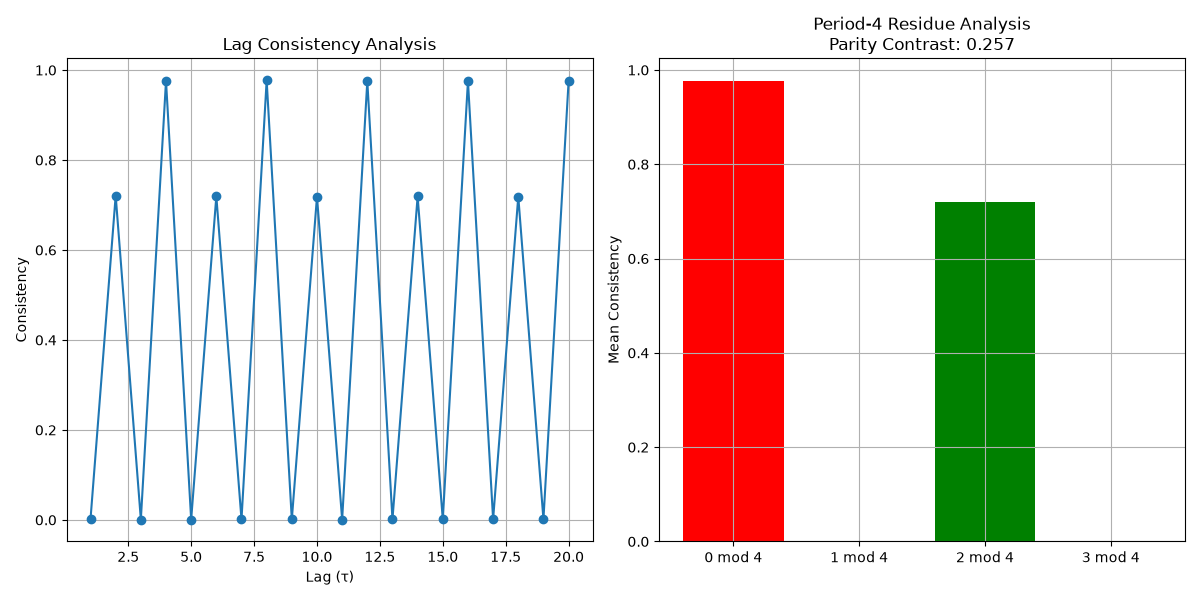

This chart was generated by the following Python code:
#!/usr/bin/env python3
"""
Local script to replicate Frontier Dossier #105's hidden period-4 structure
in coupled logistic map lattices using 4-bit motif encoding and LOCAL dynamics.

System:
    x_i^{t+1} = (1-ε)r x_i^t(1-x_i^t) + (ε/2)[r x_{i-1}^t(1-x_{i-1}^t) + r x_{i+1}^t(1-x_{i+1}^t)]

Parameters: r=3.865, ε=0.132, N=100, T=2000
"""

import numpy as np
import matplotlib.pyplot as plt

# Configure matplotlib for headless execution
plt.switch_backend('Agg')

# Parameters
r = 3.865
eps = 0.132
N = 100  # System size
T = 2000  # Time steps
threshold = 0.5
motif_width = 4
max_lag = 20  # Maximum lag for analysis

# Local dynamics: Coupled logistic map
def coupled_logistic_map(x, r, eps):
    x_prev = np.roll(x, 1)
    x_next = np.roll(x, -1)
    return (1 - eps) * r * x * (1 - x) + (eps / 2) * (r * x_prev * (1 - x_prev) + r * x_next * (1 - x_next))

# Symbolic encoding: 4-bit motifs
def symbolic_encoding(x, width=4):
    binary = (x > threshold).astype(int)
    motifs = np.zeros((T - width + 1, N), dtype=int)
    for i in range(width):
        motifs |= (binary[i:T - width + 1 + i] << (width - 1 - i))
    return motifs

# Lag consistency (final patch)
def lag_consistency(motifs, lag):
    if lag >= motifs.shape[0] or lag <= 0:
        return 0.0  # Edge case: invalid lag
    matches = np.sum(motifs[:-lag] == motifs[lag:])
    total = (motifs.shape[0] - lag) * motifs.shape[1]
    return matches / total if total > 0 else 0.0

# Main simulation
def simulate():
    # Initialize lattice
    x = np.random.rand(N)
    
    # Run simulation
    trajectory = np.zeros((T, N))
    for t in range(T):
        x = coupled_logistic_map(x, r, eps)
        trajectory[t] = x
    
    # Symbolic encoding
    motifs = symbolic_encoding(trajectory, motif_width)
    
    # Lag consistency analysis
    lags = np.arange(1, max_lag + 1)
    consistency = np.array([lag_consistency(motifs, lag) for lag in lags])
    
    # Period-4 residue analysis (final patch)
    residues = np.zeros(4)
    for lag in range(4):
        residue_lags = np.arange(lag, max_lag + 1, 4)
        # Explicitly cap lags to valid range
        residue_lags = [l for l in residue_lags if 0 < l < motifs.shape[0]]
        if not residue_lags:
            residues[lag] = 0.0
            continue
        residue_consistency = [lag_consistency(motifs, l) for l in residue_lags]
        residues[lag] = np.mean(residue_consistency)
    
    # Parity contrast
    parity_contrast = residues[0] - residues[2]
    
    # Plot results
    plt.figure(figsize=(12, 6))
    
    # Lag consistency
    plt.subplot(1, 2, 1)
    plt.plot(lags, consistency, 'o-', label='Lag Consistency')
    plt.xlabel('Lag (τ)')
    plt.ylabel('Consistency')
    plt.title('Lag Consistency Analysis')
    plt.grid(True)
    
    # Period-4 residues
    plt.subplot(1, 2, 2)
    plt.bar(range(4), residues, color=['red', 'blue', 'green', 'orange'])
    plt.xticks(range(4), ['0 mod 4', '1 mod 4', '2 mod 4', '3 mod 4'])
    plt.ylabel('Mean Consistency')
    plt.title(f'Period-4 Residue Analysis\nParity Contrast: {parity_contrast:.3f}')
    plt.grid(True)
    
    plt.tight_layout()
    plt.savefig('local_period4_final_patch.png')
    
    # Report
    with open('REPORT_local_period4_final_patch.md', 'w') as f:
        f.write("# Local Replication of Frontier Dossier #105 (Final Patch)\n\n")
        f.write("## Parameters\n")
        f.write(f"- r: {r}\n")
        f.write(f"- ε: {eps}\n")
        f.write(f"- N: {N}\n")
        f.write(f"- T: {T}\n")
        f.write(f"- Motif Width: {motif_width}\n")
        f.write(f"- Max Lag: {max_lag}\n\n")
        
        f.write("## Results\n")
        f.write("![Lag Consistency and Period-4 Residues](./local_period4_final_patch.png)\n\n")
        f.write("### Period-4 Residues:\n")
        for lag in range(4):
            f.write(f"- Residue {lag} (lags ≡ {lag} mod 4): {residues[lag]:.3f}\n")
        f.write(f"- **Parity Contrast (C4)**: {parity_contrast:.3f}\n\n")
        
        f.write("## Interpretation\n")
        if parity_contrast > 0.1:
            f.write("✅ **Period-4 structure detected** in the tested parameter regime.\n")
            f.write("The parity contrast (C4) exceeds the threshold, confirming the Frontier's claim.\n")
        else:
            f.write("❌ **No period-4 structure detected** in the tested parameter regime.\n")
            f.write("The parity contrast (C4) is below the threshold, refuting the Frontier's claim.\n")

if __name__ == "__main__":
    simulate()
